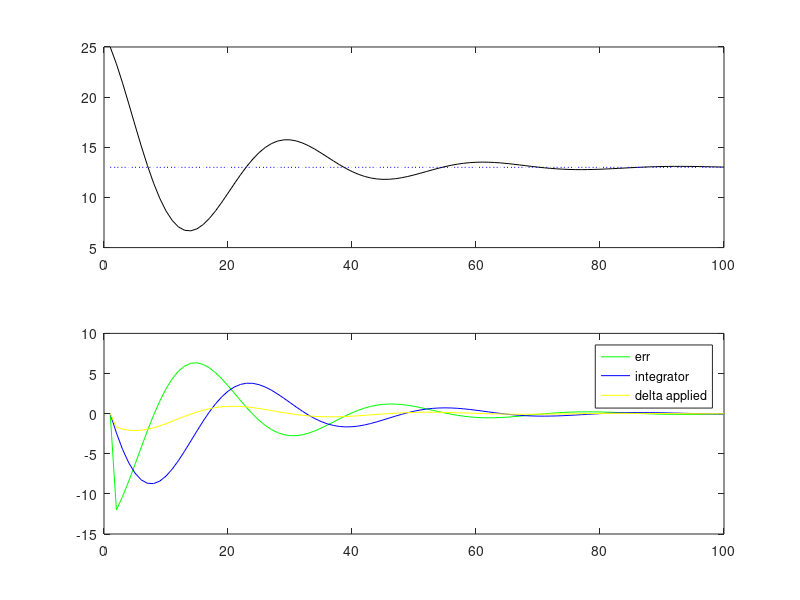

The MATLAB script that drew this image:


time_steps = 100;


set_val = 13*ones(time_steps,1);
act_val = zeros(time_steps,1);
act_val(1) = 25;


Kp = 0.1;
Ki = 0.2;
Kd = 0;

integ = zeros(size(act_val));
delta = integ;
f1 = figure;

for i=2:time_steps
    
    err(i) = set_val(i)- act_val(i-1);
    
    integ(i) = integ(i-1) + Ki * err(i);
    
    
    
    delta(i) = Kp * err(i) + Ki * integ(i);
    act_val(i) = act_val(i-1) + delta(i);
    

 
    
    
end

    figure(f1);
    clf
    subplot(2,1,1)
    plot(act_val,'black','DisplayName','actual');
    hold on
    plot(set_val,'blue:','DisplayName','set point');
    subplot(2,1,2);
    plot(err,'g','DisplayName','err'); hold on
    plot(integ,'b','DisplayName','integrator');
    plot(delta,'y','DisplayName','delta applied');
    drawnow
    
    legend